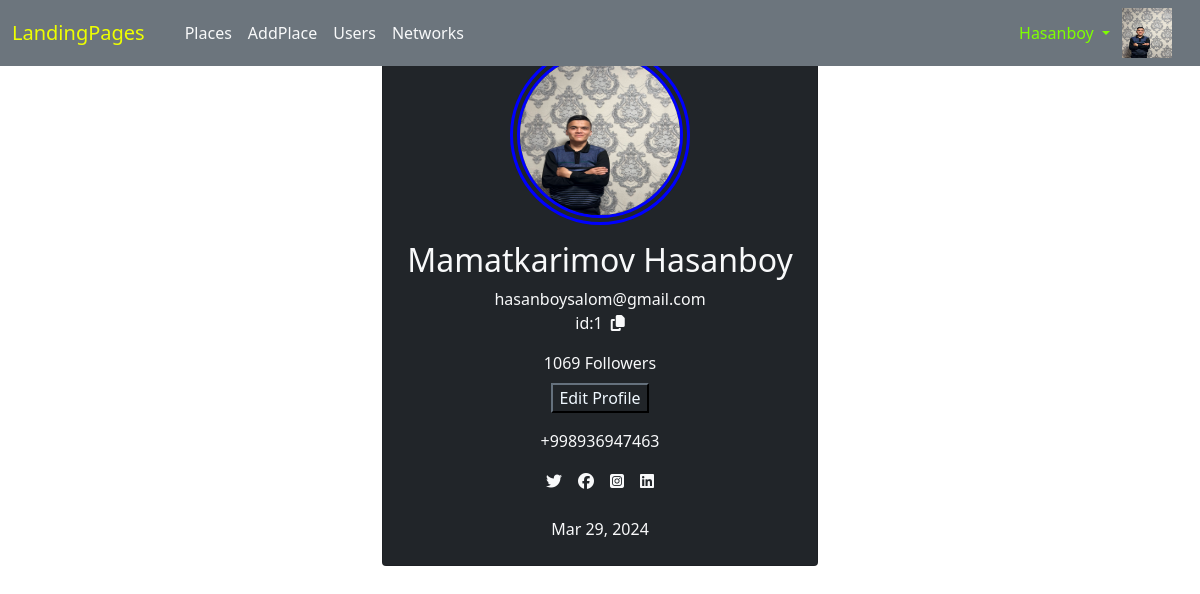
The app's page /user/profil/1/ (signed in), older data.
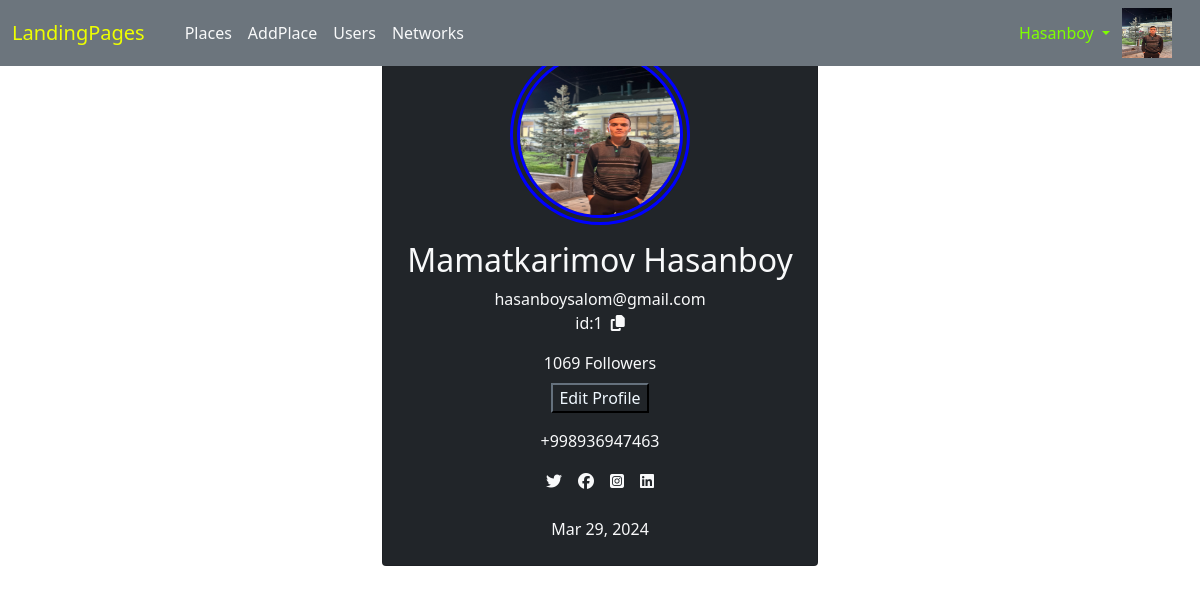
The same page, newer data.
### users/models.py (models this page shows)
class User(AbstractUser):
    img=models.ImageField(upload_to='usesimg/',null=True,blank=True)
    phone_number=models.CharField(max_length=13,unique=True,null=True,blank=True)
    firends=models.ManyToManyField('users.User',blank=True)

### users/views.py (the view)
# urls.py: path('profil/<int:pk>/', Profil.as_view(), name="profil"),
class Profil(View):
    def get(self,request,pk):
        return render(request,'users/profil.html')

### templates/users/profil.html
{% extends "base.html" %} {% block content %}
<div class="container mt-1 mb-4 p-3 d-flex justify-content-center">
  <div class="card p-4 bg-dark">
    <div
      class="image d-flex flex-column justify-content-center align-items-center"
    >
        <img src="{{user.img.url}}" height="100" width="100" style="width: 180px; height: 180px; border-radius: 50%; border: 10px double blue;"/>
      <h2 class="name mt-3 text-light">{{user.last_name}} {{user.first_name}}</h2>
      <span class="idd text-light" >{{user.email}}</span>
      <div
        class="d-flex flex-row justify-content-center align-items-center gap-2"
      >
        <span class="idd1 text-light">id:{{user.id}}</span>
        <span class="text-light"><i class="fa fa-copy"></i></span>
      </div>
      <div
        class="d-flex flex-row justify-content-center align-items-center mt-3"
      >
        <span class="number text-light">1069 <span class="follow">Followers</span></span>
      </div>
      <div class="d-flex mt-2">
        <button class="btn1 btn-dark"><a href="{%url 'users:update'%}" style="text-decoration: none; color: aliceblue;">Edit Profile</a></button>
      </div>
      <div class="text mt-3 text-light">
        <span>
          {{user.phone_number}}
        </span>
      </div>
      <div
        class="gap-3 mt-3 icons d-flex flex-row justify-content-center align-items-center"
      >
        <span class="text-light"><i class="fa-brands fa-twitter"></i></span>
        <span class="text-light"><i class="fa-brands fa-facebook"></i></span>
        <span class="text-light"><i class="fa-brands fa-square-instagram"></i></span>
        <span class="text-light"><i class="fa-brands fa-linkedin"></i></span>
      </div>
      <div class="px-2 rounded mt-4 date">
        <span class="join text-light">{{user.date_joined|date:"M d, Y"}}</span>
      </div>
    </div>
  </div>
</div>
{% endblock %}

### templates/base.html (shortened to what this page needs)
<!DOCTYPE html>
{% load static %}
<html lang="en">
<head>
     <link href="https://cdn.jsdelivr.net/npm/bootstrap@5.0.2/dist/css/bootstrap.min.css" rel="stylesheet">
     <link rel="stylesheet" href="https://cdnjs.cloudflare.com/ajax/libs/font-awesome/6.5.1/css/all.min.css" />
</head>
<body style="position: relative; overflow-x: hidden;">
    <nav class="navbar navbar-expand-lg navbar-light bg-secondary" style="position: fixed; z-index: 100; width: 100%; top: 0;">
        <div class="container-fluid">
          <a class="navbar-brand" href="{%url 'landing_page'%}" style="color: rgb(238, 255, 1);">LandingPages</a>
          <div class="collapse navbar-collapse px-3" id="navbarSupportedContent" style="height: 50px;">
            {%if user.is_authenticated%}
            <ul class="navbar-nav me-auto mb-2 mb-lg-0 text-light">
              <li class="nav-item">
                <a class="nav-link active text-light" aria-current="page" href="{% url 'places:list_palces'%}">Places</a>
              </li>
              <li class="nav-item">
                <a class="nav-link active text-light" aria-current="page" href="{% url 'places:add'%}">AddPlace</a>
              </li>
              <li class="nav-item">
                <a class="nav-link active text-light" aria-current="page" href="{% url 'users:list'%}">Users</a>
              </li>
              <li class="nav-item">
                <a class="nav-link active text-light" aria-current="page" href="{% url 'users:networks'%}">Networks</a>
              </li>
            </ul>
            {%endif%}
            {%if user.is_authenticated%}
                <ul class="navbar-nav mb-2 mb-lg-0  text-light mx-1">
                    <li class="nav-item dropdown">
                        <a class="nav-link dropdown-toggle" href="" id="navbarDropdown" role="button" data-bs-toggle="dropdown" aria-expanded="false" style="text-transform: capitalize; color: chartreuse;">
                        {{user.username}}
                        </a>
                    </li>
                </ul>
                <img src="{{user.img.url}}" alt="" style="width: 50px; height: 50px;">
            {%endif%}
          </div>
        </div>
    </nav>
    {%block content%}
    {%endblock%}
</body>
</html>

Row changes from the older to the newer data that the page shows:
changed User "Mamatkarimov": img: a different picture
